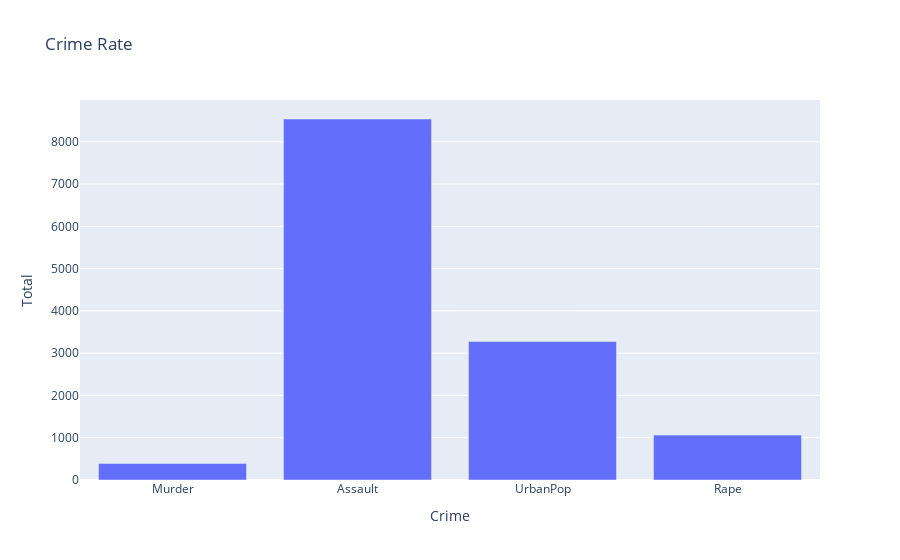

Notebook source saved alongside this figure:
### Code cell
fig = px.bar(df1, x='Crime', y='Total', title="Crime Rate")
fig.show()

### Figure 1 — Plotly figure (JSON) as saved in the notebook; plotly's stock layout.template omitted (floating-point values rounded to 4 significant figures)
{"data": [{"alignmentgroup": "True", "hovertemplate": "Crime=%{x}<br>Total=%{y}<extra></extra>", "legendgroup": "", "marker": {"color": "#636efa", "pattern": {"shape": ""}}, "name": "", "offsetgroup": "", "orientation": "v", "showlegend": false, "textposition": "auto", "type": "bar", "x": ["Murder", "Assault", "UrbanPop", "Rape"], "xaxis": "x", "y": [389.4, 8538, 3277, 1062.0], "yaxis": "y"}], "layout": {"barmode": "relative", "legend": {"tracegroupgap": 0}, "title": {"text": "Crime Rate"}, "xaxis": {"anchor": "y", "domain": [0, 1], "title": {"text": "Crime"}}, "yaxis": {"anchor": "x", "domain": [0, 1], "title": {"text": "Total"}}}}
